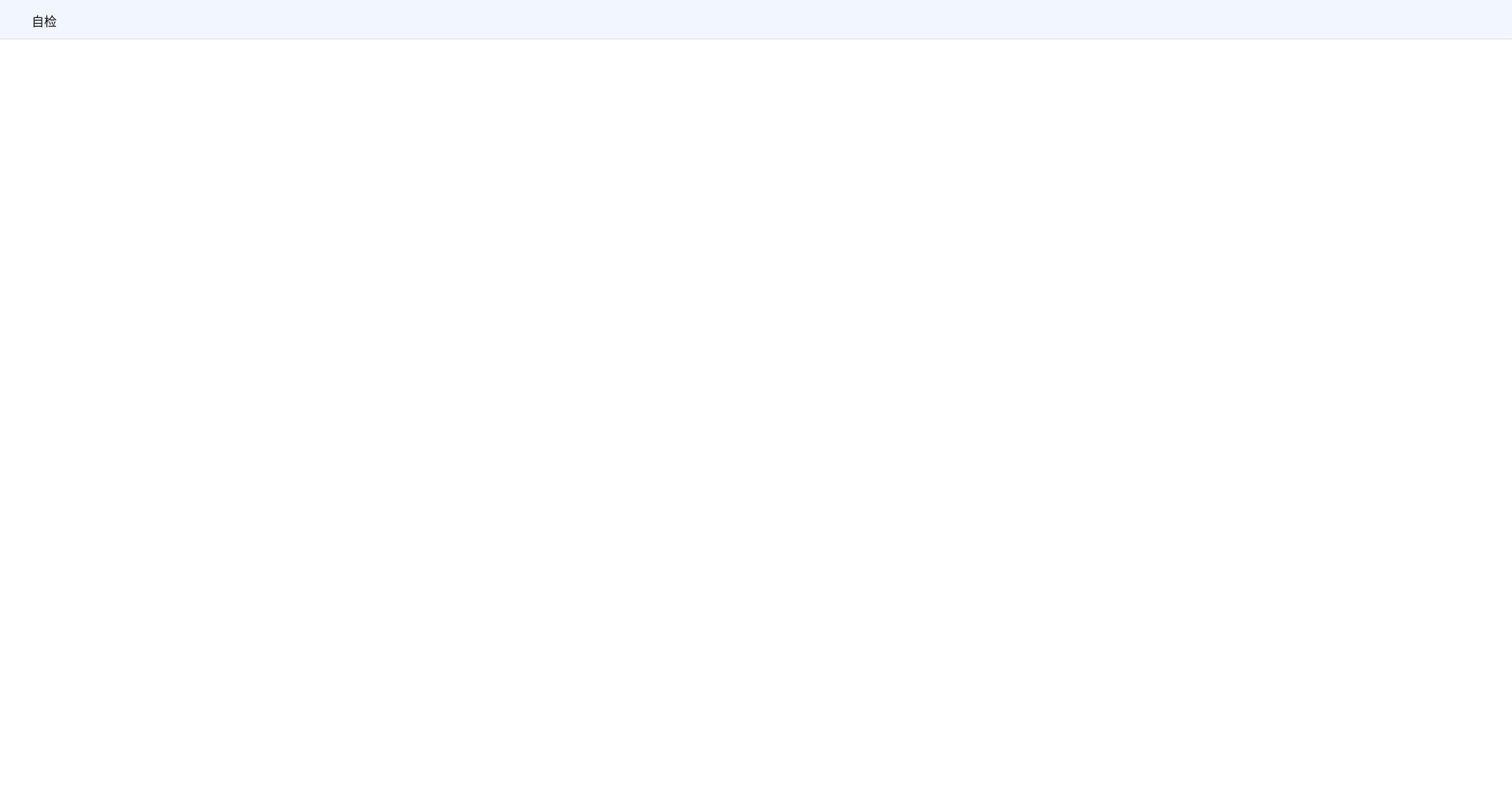
<?xml version="1.0" encoding="UTF-8"?>
<ui version="4.0">
 <class>SelfCheckPage</class>
 <widget class="QWidget" name="SelfCheckPage">
  <property name="geometry">
   <rect>
    <x>0</x>
    <y>0</y>
    <width>1920</width>
    <height>1005</height>
   </rect>
  </property>
  <property name="windowTitle">
   <string>Form</string>
  </property>
  <property name="styleSheet">
   <string notr="true"/>
  </property>
  <widget class="QWidget" name="mainWidget" native="true">
   <property name="geometry">
    <rect>
     <x>0</x>
     <y>50</y>
     <width>1920</width>
     <height>955</height>
    </rect>
   </property>
   <property name="styleSheet">
    <string notr="true">QWidget#mainWidget{
	background:#ffffff;
}
QLabel{
width:64px;
height:21px;
font-size:16px;
font-family:微软雅黑;
color:rgba(38,38,38,1);
line-height:21px;
}</string>
   </property>
   <layout class="QVBoxLayout" name="hLayout">
    <property name="spacing">
     <number>13</number>
    </property>
    <property name="leftMargin">
     <number>40</number>
    </property>
    <property name="topMargin">
     <number>30</number>
    </property>
    <property name="rightMargin">
     <number>40</number>
    </property>
    <property name="bottomMargin">
     <number>40</number>
    </property>
    <item>
     <layout class="QHBoxLayout" name="layout"/>
    </item>
   </layout>
  </widget>
  <widget class="QWidget" name="topWidget" native="true">
   <property name="geometry">
    <rect>
     <x>0</x>
     <y>0</y>
     <width>1920</width>
     <height>50</height>
    </rect>
   </property>
   <property name="styleSheet">
    <string notr="true">QWidget#topWidget{
	background:rgba(241,246,255,1);
	border-style:solid;
	border-color:#DFDFDF;
	border-width: 0px 0px 1px 0px;
}</string>
   </property>
   <widget class="QLabel" name="label">
    <property name="geometry">
     <rect>
      <x>40</x>
      <y>15</y>
      <width>64</width>
      <height>21</height>
     </rect>
    </property>
    <property name="styleSheet">
     <string notr="true">width:64px;
height:21px;
font-size:16px;
font-family:微软雅黑;
color:rgba(38,38,38,1);
line-height:21px;</string>
    </property>
    <property name="text">
     <string>自检</string>
    </property>
   </widget>
  </widget>
 </widget>
 <resources/>
 <connections/>
</ui>
